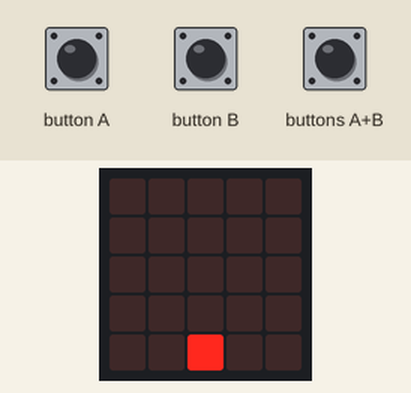
Recording of a program running on a simulated BBC micro:bit (MakeCode). Parts: the board's 5×5 LED display. The test bench sets the inputs (shaded band). Random numbers come from a fixed seed.

Above: at 1.2 s.
1.3 s: buttons A+B pressed for 0.15 s
At 4.3 s:
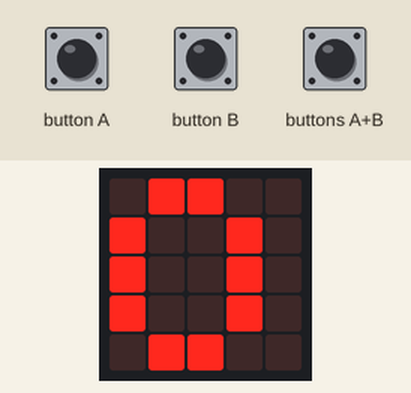
4.4 s: buttons A+B pressed for 1 s
At 5.8 s:
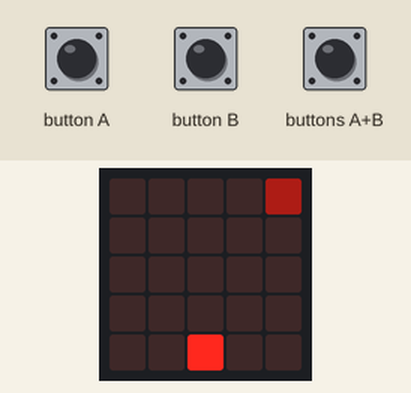
6.0 s: button A pressed for 0.15 s
At 6.63 s:
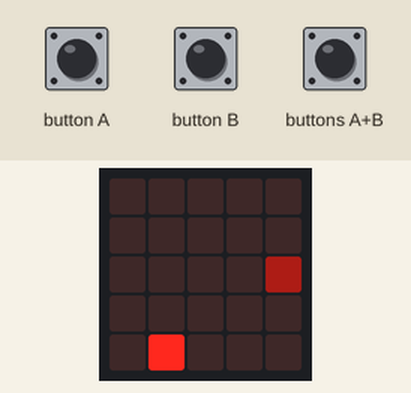
6.7 s: button B pressed for 0.15 s
At 7.3 s:
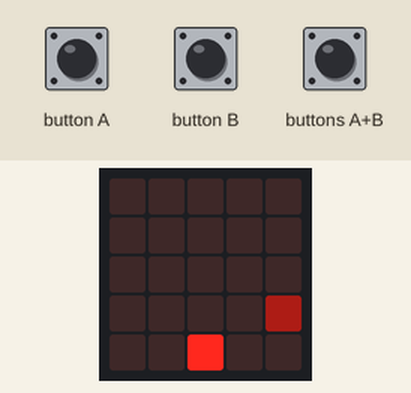
7.4 s: button A pressed for 0.15 s
At 7.73 s:
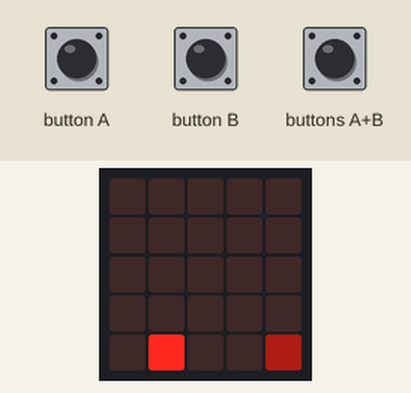
9.4 s: buttons A+B pressed for 0.15 s
At 9.9 s:
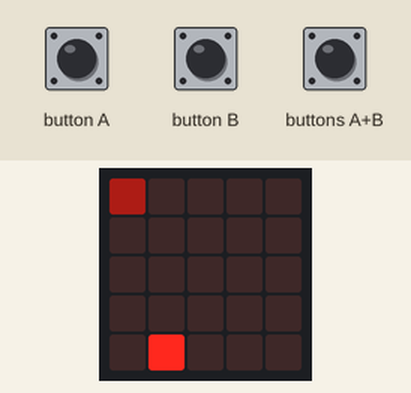
Timing chart, 0 to 12.4 s (numbered marks = the images above; inputs shaded):
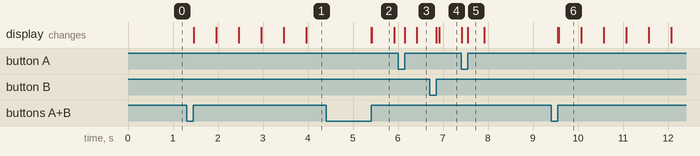

The program:

main.ts
```typescript
input.onButtonPressed(Button.A, function () {
    monkey.change(LedSpriteProperty.X, -1)
})
input.onButtonPressed(Button.AB, function () {
    basic.clearScreen()
    game.resume()
    game.setScore(0)
    run = 1
    time = 500
})
input.onButtonPressed(Button.B, function () {
    monkey.change(LedSpriteProperty.X, 1)
})
let banana: game.LedSprite = null
let time = 0
let run = 0
let monkey: game.LedSprite = null
monkey = game.createSprite(2, 4)
run = 0
basic.forever(function () {
    if (run == 1) {
        banana = game.createSprite(randint(0, 4), 0)
        banana.set(LedSpriteProperty.Brightness, 50)
        for (let index = 0; index <= 5; index++) {
            if (banana.isDeleted()) {
                break;
            }
            if (index == 5) {
                banana.delete()
                run = 0
                game.pause()
                basic.showNumber(game.score())
            }
            banana.set(LedSpriteProperty.Y, index)
            basic.pause(time)
        }
        banana.delete()
        time += -20
    }
})
basic.forever(function () {
    if (run == 1) {
        if (monkey.isTouching(banana)) {
            game.addScore(1)
            banana.delete()
        }
    }
})
```

test.ts
```typescript
// 在這裡測試；當此封包作為擴充功能時，將不會編譯此內容。
```

Measured:
- after the input at 1.3 s, the display: first changes after 0.16 s (image 1 shows a later state)
- after the input at 4.4 s, the display: first changes after 1.0 s (image 2 shows a later state)
- after the input at 9.4 s, the display: first changes after 0.15 s (image 6 shows a later state)
- what the display in image 2 shows lasts 0.5 s, from 5.4 s to 5.9 s
